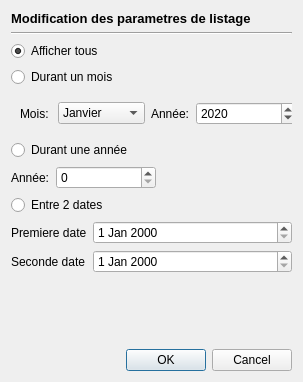
<?xml version="1.0" encoding="UTF-8"?>
<ui version="4.0">
 <class>EditCritereDialog</class>
 <widget class="QDialog" name="EditCritereDialog">
  <property name="geometry">
   <rect>
    <x>0</x>
    <y>0</y>
    <width>303</width>
    <height>382</height>
   </rect>
  </property>
  <property name="minimumSize">
   <size>
    <width>303</width>
    <height>382</height>
   </size>
  </property>
  <property name="maximumSize">
   <size>
    <width>303</width>
    <height>382</height>
   </size>
  </property>
  <property name="windowTitle">
   <string>Dialog</string>
  </property>
  <layout class="QVBoxLayout" name="verticalLayout">
   <item>
    <widget class="QLabel" name="label_5">
     <property name="maximumSize">
      <size>
       <width>16777215</width>
       <height>50</height>
      </size>
     </property>
     <property name="text">
      <string>&lt;html&gt;&lt;head/&gt;&lt;body&gt;&lt;p&gt;&lt;span style=&quot; font-size:10pt; font-weight:600;&quot;&gt;Modification des parametres de listage&lt;/span&gt;&lt;/p&gt;&lt;/body&gt;&lt;/html&gt;</string>
     </property>
    </widget>
   </item>
   <item>
    <widget class="Line" name="line">
     <property name="orientation">
      <enum>Qt::Horizontal</enum>
     </property>
    </widget>
   </item>
   <item>
    <layout class="QVBoxLayout" name="verticalLayout_2">
     <item>
      <widget class="QRadioButton" name="afficherTous">
       <property name="text">
        <string>Afficher tous</string>
       </property>
       <property name="checked">
        <bool>true</bool>
       </property>
      </widget>
     </item>
     <item>
      <widget class="QRadioButton" name="onlyMounth">
       <property name="text">
        <string>Durant un mois</string>
       </property>
      </widget>
     </item>
     <item>
      <widget class="QFrame" name="frame">
       <layout class="QHBoxLayout" name="horizontalLayout">
        <item>
         <widget class="QLabel" name="label_4">
          <property name="text">
           <string>Mois: </string>
          </property>
         </widget>
        </item>
        <item>
         <widget class="QComboBox" name="mounth">
          <item>
           <property name="text">
            <string>Janvier</string>
           </property>
          </item>
          <item>
           <property name="text">
            <string>Fevrier</string>
           </property>
          </item>
          <item>
           <property name="text">
            <string>Mars</string>
           </property>
          </item>
          <item>
           <property name="text">
            <string>Avril</string>
           </property>
          </item>
          <item>
           <property name="text">
            <string>Mai</string>
           </property>
          </item>
          <item>
           <property name="text">
            <string>Juin</string>
           </property>
          </item>
          <item>
           <property name="text">
            <string>Juillet</string>
           </property>
          </item>
          <item>
           <property name="text">
            <string>Aout</string>
           </property>
          </item>
          <item>
           <property name="text">
            <string>Septembre</string>
           </property>
          </item>
          <item>
           <property name="text">
            <string>Octobre</string>
           </property>
          </item>
          <item>
           <property name="text">
            <string>Novembre</string>
           </property>
          </item>
          <item>
           <property name="text">
            <string>Decembre</string>
           </property>
          </item>
         </widget>
        </item>
        <item>
         <widget class="QLabel" name="label_6">
          <property name="text">
           <string>Année:</string>
          </property>
         </widget>
        </item>
        <item>
         <widget class="QSpinBox" name="yearMounth">
          <property name="minimumSize">
           <size>
            <width>100</width>
            <height>0</height>
           </size>
          </property>
          <property name="minimum">
           <number>2000</number>
          </property>
          <property name="maximum">
           <number>3000</number>
          </property>
          <property name="value">
           <number>2020</number>
          </property>
         </widget>
        </item>
        <item>
         <spacer name="horizontalSpacer">
          <property name="orientation">
           <enum>Qt::Horizontal</enum>
          </property>
          <property name="sizeHint" stdset="0">
           <size>
            <width>40</width>
            <height>20</height>
           </size>
          </property>
         </spacer>
        </item>
       </layout>
      </widget>
     </item>
     <item>
      <widget class="QRadioButton" name="onlyYear">
       <property name="text">
        <string>Durant une année</string>
       </property>
      </widget>
     </item>
     <item>
      <layout class="QHBoxLayout" name="horizontalLayout_2">
       <item>
        <widget class="QLabel" name="label">
         <property name="text">
          <string>Année:</string>
         </property>
        </widget>
       </item>
       <item>
        <widget class="QSpinBox" name="year">
         <property name="minimumSize">
          <size>
           <width>100</width>
           <height>0</height>
          </size>
         </property>
         <property name="maximum">
          <number>3000</number>
         </property>
        </widget>
       </item>
       <item>
        <spacer name="horizontalSpacer_2">
         <property name="orientation">
          <enum>Qt::Horizontal</enum>
         </property>
         <property name="sizeHint" stdset="0">
          <size>
           <width>40</width>
           <height>20</height>
          </size>
         </property>
        </spacer>
       </item>
      </layout>
     </item>
     <item>
      <widget class="QRadioButton" name="twoDates">
       <property name="text">
        <string>Entre 2 dates</string>
       </property>
      </widget>
     </item>
     <item>
      <layout class="QFormLayout" name="formLayout">
       <item row="0" column="0">
        <widget class="QLabel" name="label_2">
         <property name="text">
          <string>Premiere date</string>
         </property>
        </widget>
       </item>
       <item row="0" column="1">
        <widget class="QDateEdit" name="firstDate"/>
       </item>
       <item row="1" column="0">
        <widget class="QLabel" name="label_3">
         <property name="text">
          <string>Seconde date</string>
         </property>
        </widget>
       </item>
       <item row="1" column="1">
        <widget class="QDateEdit" name="secondDate"/>
       </item>
      </layout>
     </item>
    </layout>
   </item>
   <item>
    <spacer name="verticalSpacer_3">
     <property name="orientation">
      <enum>Qt::Vertical</enum>
     </property>
     <property name="sizeHint" stdset="0">
      <size>
       <width>20</width>
       <height>40</height>
      </size>
     </property>
    </spacer>
   </item>
   <item>
    <widget class="QDialogButtonBox" name="buttonBox">
     <property name="orientation">
      <enum>Qt::Horizontal</enum>
     </property>
     <property name="standardButtons">
      <set>QDialogButtonBox::Cancel|QDialogButtonBox::Ok</set>
     </property>
    </widget>
   </item>
  </layout>
 </widget>
 <resources/>
 <connections>
  <connection>
   <sender>buttonBox</sender>
   <signal>accepted()</signal>
   <receiver>EditCritereDialog</receiver>
   <slot>accept()</slot>
   <hints>
    <hint type="sourcelabel">
     <x>248</x>
     <y>254</y>
    </hint>
    <hint type="destinationlabel">
     <x>157</x>
     <y>274</y>
    </hint>
   </hints>
  </connection>
  <connection>
   <sender>buttonBox</sender>
   <signal>rejected()</signal>
   <receiver>EditCritereDialog</receiver>
   <slot>reject()</slot>
   <hints>
    <hint type="sourcelabel">
     <x>316</x>
     <y>260</y>
    </hint>
    <hint type="destinationlabel">
     <x>286</x>
     <y>274</y>
    </hint>
   </hints>
  </connection>
 </connections>
</ui>
